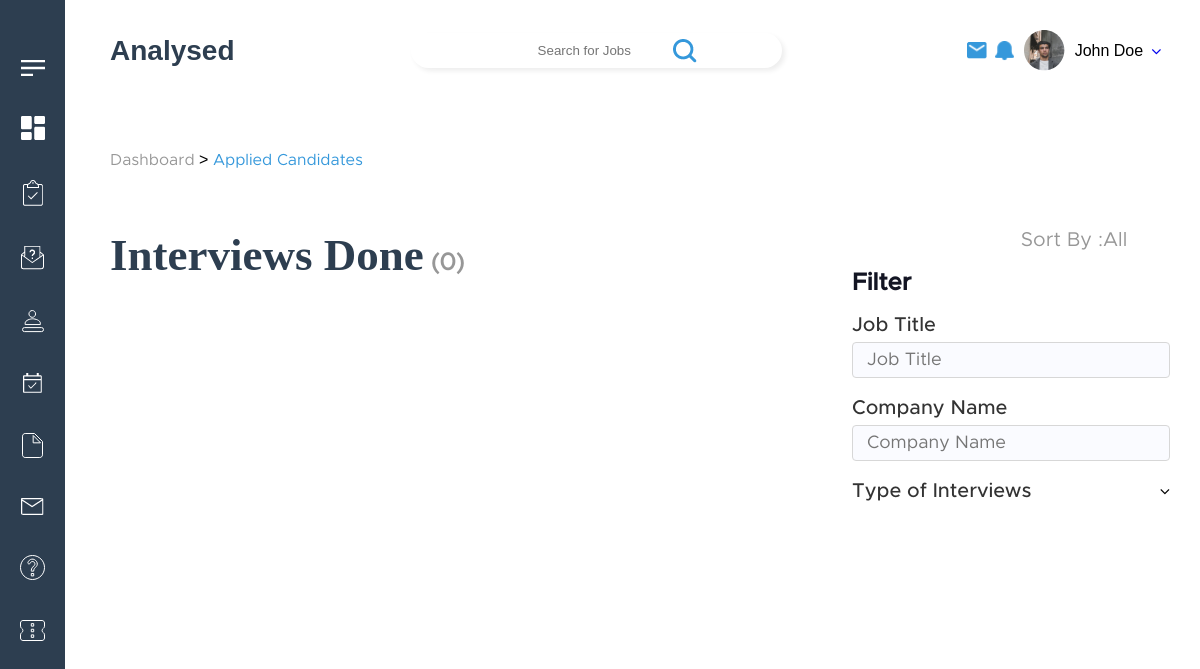
Page /interviewDone.php on the earlier database version.
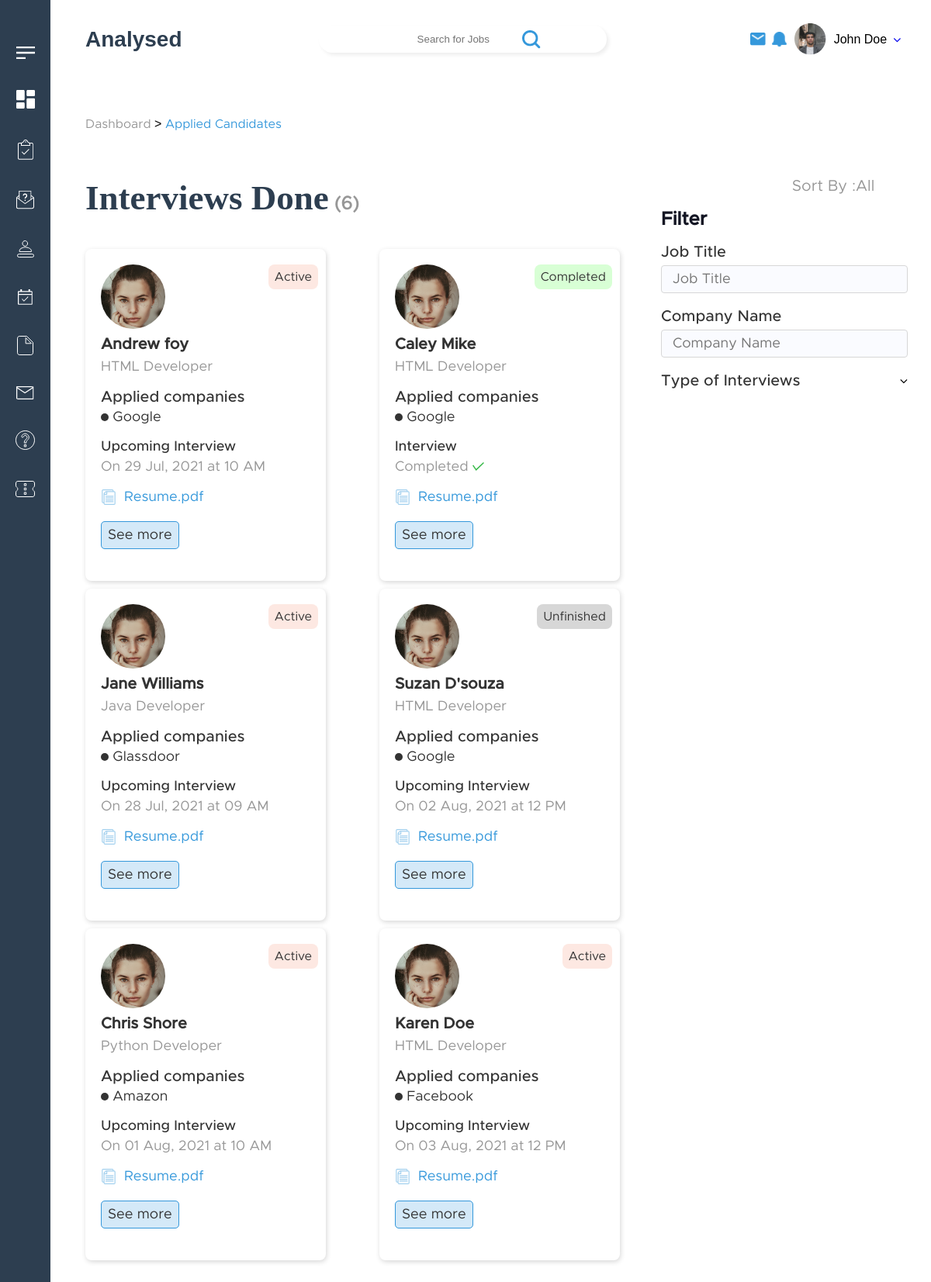
Same page on the later database version.
### tables this page shows
CREATE TABLE `interview` (
  `int_id` int(11) NOT NULL,
  `rec_id` int(11) NOT NULL,
  `type` varchar(50) NOT NULL,
  `status` varchar(50) NOT NULL,
  `image` varchar(50) NOT NULL,
  `name` varchar(50) NOT NULL,
  `position` varchar(50) NOT NULL,
  `company` varchar(50) NOT NULL,
  `interview` varchar(50) NOT NULL,
  `date` datetime NOT NULL,
  `Resume` varchar(50) NOT NULL,
  `applied_date` date NOT NULL,
  `scheduler_date_from` date NOT NULL
);

### interviewDone.php (the view, shortened to what this page needs)
   <link rel="stylesheet" href="./css/DashboardJobs.css">
   <link rel="stylesheet" href="./css/appliedCandidates.css">
   <link rel="stylesheet" href="./css/interviewDone.css">
   <link rel="stylesheet" href="./css/shortlistedJobs.css">
<link rel="stylesheet" href="./css/myTasksNew.css">
<body>
   <?php include('header.php') ?>
   <?php include('connection1.php') ?>
   <div class="container">
   	<div class="small_container">
   		<div class="bread-crumbs_Mytools-recruiter">
   			<a href="/" class="unactive-breadcrumb-link">Dashboard</a> > <a href="" class="active-breadcrumb-link">Applied Candidates</a>
   		</div>
   		<div class="row-flex-jobs-j alignitemsstart-shortlisted Dashboard-main-container-jobs">
   			<div class="left-side-container-DashboardJ">
   				<?php
   				$total_rows = mysqli_query($conn,"SELECT * FROM interview");
   				$num = mysqli_num_rows($total_rows);
   				?>
   				<h2 class="jobsCreateaDashboard-jobs">Interviews Done<span>  (<?php echo htmlentities($num); ?>) </span></h2>
   				<div class="cards-section-container row-flex-jobs-j" id="result">
   					<?php
   					$sql=mysqli_query($conn,"select * from interview");
   					$check=mysqli_num_rows($sql)>0;
   					if($check){
   						while($row=mysqli_fetch_assoc($sql)){
   					 ?>
   							<div class="single-container-cards-DasboardJobs candidatesjobs-applied">
   								<a href="">
   									<?php
   									$status=$row["status"];
   									if($status=="Active") { ?>
   										<p class="candidate-status-jobs Active"><?php echo $row["status"]; ?></p>
   									<?php   }
   									if($status=="Unfinished"){ ?>
   										<p class="candidate-status-jobs Unfinished"><?php echo $row["status"]; ?></p>
   									<?php }
   									if($status=="Completed"){ ?>
   										<p class="candidate-status-jobs Completed"><?php echo $row["status"]; ?></p>
   									<?php } ?>
   									<img src="./img/Ellipse 148-1.png" alt="">
   									<h3 class="job-headingnname"><?php echo $row["name"]; ?></h3>
   									<p class="skill-job-candiate"><?php echo $row["position"]; ?></p>
   									<p class="applied-in-iD">Applied companies</p>
   									<div class="row-flex-jobj">
   										<p class="jobStatus-interviewDone notactive"><span></span> <?php echo $row['company']; ?> </p>
   									</div>
   									<div class="upcomingInterviews-p">
   										<?php
   										$interview=$row["interview"];
   										if($interview=="Completed"){
   											?>
   											<p>Interview</p>
   											<p>Completed <img src="./img/Path 2211.svg"></p>
   										<?php }
   										else{
   											?>
   											<p>Upcoming Interview</p>
   											<?php
   											$date=$row['date'];
   									        $datetime=date_format(new DateTime($date),"\\O\\n d M, Y \\a\\t H A");
   									        ?>
   									        <p><?php echo $datetime; ?></p>
   									    <?php } ?>
   									</div>
   									<a href="" class="resumepdfDownload row-flex-jobj"><img src="./img/File.svg" style="margin-right: 10px;width:20px"><?php echo $row["Resume"]; ?></a>
   									<div class="seemorebutton-social">
   										<a href="index.php" class="seemoreButton">See more</a>
   									</div>
   								</a>
   							</div>
   							<?php
   						}
   					}
   					?>
   				</div>
   			</div>
   			<div class="right-side-container-DashboardJ">
   				<div class="row-flex-jobj justifycontent-flex-end">
   					<p class="sortbyText">Sort By :</p>
   					<select name="multi_search" id="multi_search" class="sortbySelect">
   						<option>All</option>
   					</select>
   				</div>
   				<h2 class="filter-heading">Filter</h2>
   				<form class="form">
   					<div class="category-main-first">
   						<label for="jobtitle" class="label-applied-candidates">Job Title</label>
                           <input type="text" id="position" placeholder="Job Title" class="input-applied-candidates product_check" name="position"  oninput="myFunction()" onclick="myFunction()" autocomplete="off">
		            </div>
			        <div class="category-main-first">
			            <label for="CompanyName" class="label-applied-candidates">Company Name</label>
                           <input type="text" id="company" placeholder="Company Name" class="input-applied-candidates product_check" name="company"  oninput="myFunction()" onclick="myFunction()" autocomplete="off">
			        </div>
			        <div class="category-main-first">
			        	<p class="row-flex-jobs-j">
			        		<span class="heading-filter-dj" id="filterHeading3">Type of Interviews</span>
			        		<i class="fa fa-angle-down" aria-hidden="true"></i>
			        	</p>
			        </div>
			    </form>
			</div>
		</div>
	</body>

Differences in the rows shown:
added interview: status "Active", name "Andrew foy", position "HTML Developer", company "Google", date "On 29 Jul, 2021 at 10 AM", Resume "Resume.pdf"
added interview: status "Completed", name "Caley Mike", position "HTML Developer", company "Google", Resume "Resume.pdf"
added interview: status "Active", name "Jane Williams", position "Java Developer", company "Glassdoor", date "On 28 Jul, 2021 at 09 AM", Resume "Resume.pdf"
added interview: status "Unfinished", name "Suzan D'souza", position "HTML Developer", company "Google", date "On 02 Aug, 2021 at 12 PM", Resume "Resume.pdf"
added interview: status "Active", name "Chris Shore", position "Python Developer", company "Amazon", date "On 01 Aug, 2021 at 10 AM", Resume "Resume.pdf"
added interview: status "Active", name "Karen Doe", position "HTML Developer", company "Facebook", date "On 03 Aug, 2021 at 12 PM", Resume "Resume.pdf"
Other differences:
$num: "0" → "6"
